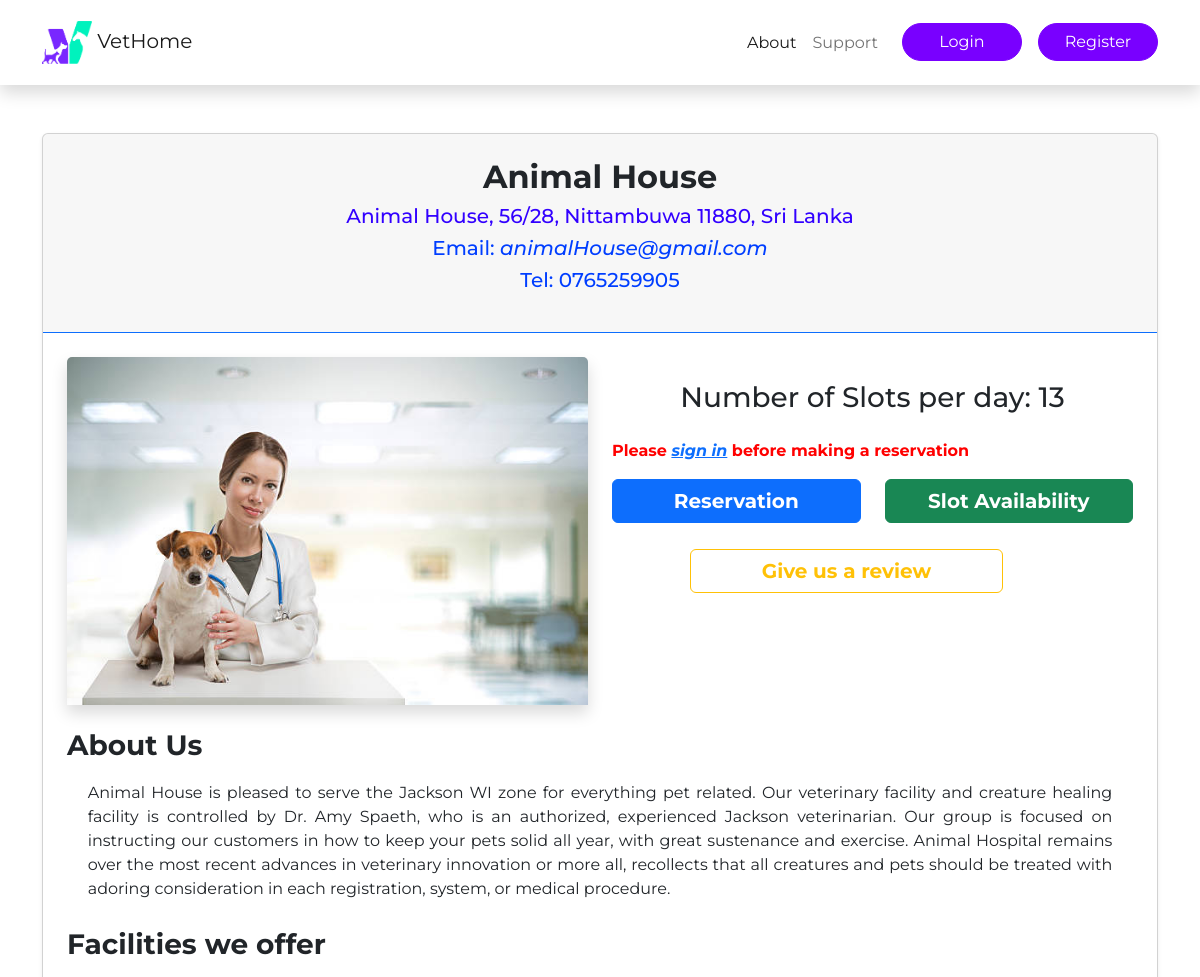
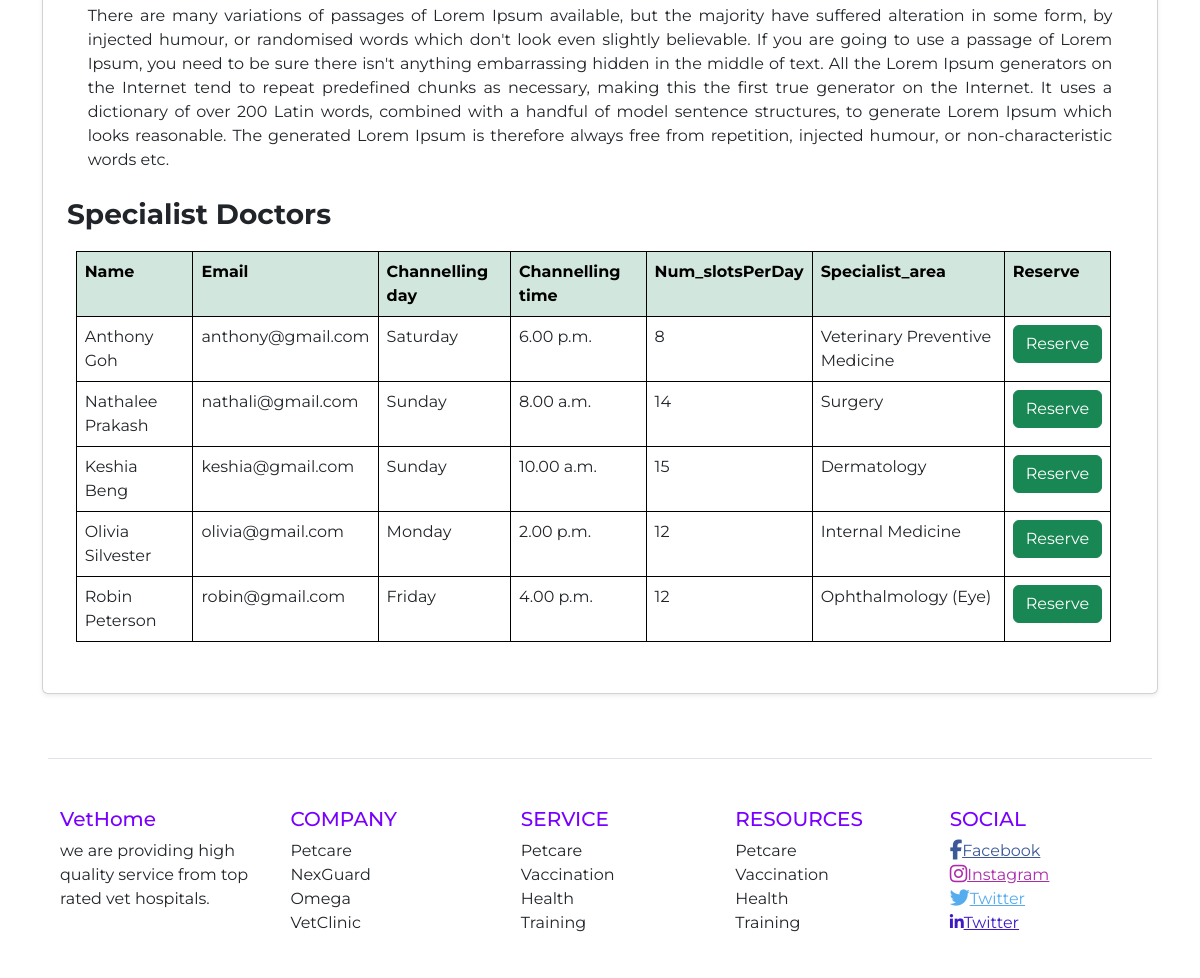
The app's page /singleHospital.php?Hospital_id=2 with its own data (2 pictures, top to bottom).
### tables this page shows
CREATE TABLE `hospital` (
  `Hospital_id` int(6) NOT NULL,
  `H_name` varchar(50) NOT NULL,
  `H_address` varchar(150) NOT NULL,
  `H_city` varchar(30) NOT NULL,
  `H_district` text NOT NULL,
  `H_email` varchar(30) NOT NULL,
  `H_phoneNumber` int(10) NOT NULL,
  `Num_slotsPerDay` int(30) NOT NULL,
  `About_us` text NOT NULL,
  `Facilities` text NOT NULL,
  `image_main` varchar(200) NOT NULL,
  `status` varchar(50) DEFAULT NULL,
  `requestActivation` varchar(20) DEFAULT NULL
);

CREATE TABLE `doctor` (
  `Doctor_id` int(6) NOT NULL,
  `Hospital_id` int(6) NOT NULL,
  `F_name` varchar(50) NOT NULL,
  `L_name` varchar(50) NOT NULL,
  `Email` varchar(50) NOT NULL,
  `Channelling_day` varchar(10) NOT NULL,
  `Channelling_time` varchar(20) NOT NULL,
  `Num_slotsPerDay` int(30) NOT NULL,
  `Specialist_area` varchar(50) NOT NULL,
  `Phone_number` int(10) NOT NULL
);

### functions.php (called while the page is built, shortened)
<?php
function loggedin(){
    if(isset($_SESSION['id'])&&!empty($_SESSION['id'])){
        return true;
    }else{
        return false;
    }
}
?>

### web/singleHospital.php (the view, shortened to what this page needs)
<?php
    require '../database_connector.php';
    require '../functions.php';
$hos_id=$_GET['Hospital_id'];
  $query="SELECT * FROM `hospital` WHERE `Hospital_id`= $hos_id";
    if($query_run = mysqli_query($con,$query)){
          while ($row = mysqli_fetch_assoc($query_run)){
              $name = $row['H_name'];
              $address = $row['H_address'];
              $email = $row['H_email'];
              $phone = $row['H_phoneNumber'];
              $image = $row['image_main'];
              $about = $row['About_us'];
              $facilities = $row['Facilities'];
              $slots = $row['Num_slotsPerDay'];
          }
    }else{
      echo "<script type='text/javascript'>alert('Database Error');</script>";
    }
?>
<!DOCTYPE html>
<html lang="en">
<head>
  <link rel="stylesheet" href="./bootstrap/dist/css/bootstrap.css">
  <link rel="stylesheet" href="index.css">
</head>
<body>
          <nav class="navbar navbar-expand-lg shadow">
            <div class="container mt-2 mb-2">
              <a class="navbar-brand" href="index.php"> <img src="./img/logo.png" alt="brand" width="50" height="43" > VetHome</a>
              <div class="collapse navbar-collapse ms-3" id="navMenu">
                <ul class="navbar-nav ms-3">
                  <li class="nav-item">
                    <a class="nav-link active" aria-current="page" href="#">About</a>
                  </li>
                  <li class="nav-item">
                    <a class="nav-link" href="../ContactUs.php">Support</a>
                  </li>
                  <?php
                  if(loggedin()){
                   echo "<form method='post'>
                       <input class='btn btn-primary btn-main btn-main-w ms-3' type='submit' name='user' class='button' value='User Profile' />
                    </form>
                    <form method='post'>
                    <input class='btn btn-primary btn-main btn-main-w ms-3' type='submit' name='logout' class='button' value='Logout' />
                   </form>";
                  }else{
                     echo " <form method='post'>
                         <input class='btn btn-primary btn-main btn-main-w ms-3' type='submit' name='login' class='button' value='Login' />
                     </form>
                     <form method='post'>
                          <input class='btn btn-primary btn-main btn-main-w ms-3' type='submit' name='register' class='button' value='Register' />
                    </form>";
                  }
                  ?>
                </ul>
              </div>
            </div>
          </nav>
          <div class="container">
            <div class="card mb-3 mt-5 shadow-sm">
            <div class="card-header border-primary text-center">
                  <h2 class="mt-3"><b><?php echo $name ?></b></h2>
                  <h5 style="color:#3200FF"><?php echo $address ?></h5>
                  <h5 style="color:#003EFF">Email: <i><?php echo $email ?></i></h5>
                  <h5 style="color:#003EFF">Tel: <?php echo "0".$phone ?></h5></br>
            </div>
                <div class="card-body p-4 ">
                  <div class="row">
                    <div class="col-sm-6">
                        <img src="../hospital/<?php echo $image; ?>" class="card-img-top shadow" alt="..." style="width:100%;" ></br></br>
                    </div>
                    <div class="col-sm-6">
                      <div class="row mt-4">
                        <p class="card-text h3 text-center">Number of Slots per day:  <?php echo $slots ?></p>
                      </div>
                      <div class="row mt-4">
                        <?php if(!loggedin()){
                            echo ' <p style="color:#FF0000;"><b>Please <i><a href="../login_form.php">sign in</a></i> before making a reservation</b></p>';
                        }?>
                        <div class="col-sm-6">
                          <form method="post">
                            <input type="submit" name="reserve" class="btn btn-primary" value="Reservation" style="width:100%;  font-size:15pt; font-weight:bold;"/>
                          </form>
                        </div>
                        <div class="col-sm-6">
                          <form method="post">
                            <input type="submit" name="searchSlots" class="btn btn-success" value="Slot Availability" style="font-size:15pt; font-weight:bold; width:100%;" />
                          </form>
                        </div>
                        <div class="col-sm-12">
                          <form method="post">
                            <input type="submit" name="review" class="btn btn-outline-warning" value="Give us a review" style="font-size:15pt; font-weight:bold; width:60%; margin:5% 15% 0" />
                          </form>
                        </div>
                      </div>
                    </div>
                  <h3 class="card-title"><b>About Us </b></h3>
                  <p class="card-text" style="text-align:justify; padding:1% 3% 1%;"><?php echo $about ?></p>
                  <h3 class="card-title"><b>Facilities we offer </b></h3>
                  <p class="card-text" style="text-align:justify; padding:1% 3% 1%;"><?php echo $facilities?></p>
                  <?php
                      $query2="SELECT * FROM `doctor` WHERE `Hospital_id` = $hos_id";
                      if($query_run = mysqli_query($con,$query2)){
                        $query_num_rows = mysqli_num_rows($query_run);
                        if($query_num_rows>0){
                          echo '<h3 class="card-title"><b>Specialist Doctors </b></h3>';
                  ?>
                <div class="row" style="padding:1% 2% 1% 3%;">
                  <table class="table">
                          <tr class="table-success">
                              <th>Name</th>
                              <th>Email</th>
                              <th>Channelling day</th>
                              <th>Channelling time</th>
                              <th>Num_slotsPerDay</th>
                              <th>Specialist_area</th>
                              <th>Reserve</th>
                          </tr>
                          <?php
                                  while ($row = mysqli_fetch_assoc($query_run)){
                                    $doc_id=$row['Doctor_id'];
                                      ?>
                              <tr>
                                  <td><?php echo $row['F_name']." ".$row['L_name']; ?></td>
                                  <td><?php echo $row['Email'] ?></td>
                                  <td><?php echo $row['Channelling_day'] ?></td>
                                  <td><?php echo $row['Channelling_time']?></td>
                                  <td><?php echo $row['Num_slotsPerDay']?></td>
                                  <td><?php echo $row['Specialist_area']?></td>
                                  <td>
                                      <?php
                                        if(loggedin()){
                                           echo '<a class="btn btn-success" href="reservation.php?Hospital_id='.$hos_id.'&Doctor_id='.$doc_id.'">Reserve</a>';
                                        }else{
                                          echo '<a class="btn btn-success" href="#">Reserve</a>';
                                        }
                                      ?>
                                  </td>
                              </tr>
                      <?php
                                  }
                          }
                          }else{
                              echo "Error in the query";
                          }
                      ?>
                  </table>
                </div>
                </div>
                </div>
              </div>
          </div>
    <section class="p-5 ">
        <div class="container border-top">
          <div class="row text-left mt-5 mb-5 justify-content-between">
            <div class="col-md">
              <h5>VetHome</h5>
              <p class="text-sm-start">
                we are providing high quality service from top rated vet hospitals.
              </p>
            </div>
            <div class="col-md ms-3">
              <h5>COMPANY</h5>
              <p>Petcare
                <br>NexGuard
                <br>Omega
                <br>VetClinic
              </p>
            </div>
            <div class="col-md ms-3">
              <h5>SERVICE</h5>
              <p>Petcare
                <br>Vaccination
                <br>Health
                <br>Training
              </p>
            </div>
            <div class="col-md">
              <h5>RESOURCES</h5>
              <p>Petcare
                <br>Vaccination
                <br>Health
                <br>Training
              </p>
            </div>
            <div class="col-md">
              <h5>SOCIAL</h5>
              <p><a style="color: #3b5998;" href="#!" role="button"><i class="fab fa-facebook-f fa-lg"></i>Facebook</a>
                    <br><a style="color: #ac2bac;" href="#!" role="button"><i class="fab fa-instagram fa-lg"></i>Instagram</a>
                    <br><a style="color: #55acee;" href="#!" role="button"><i class="fab fa-twitter fa-lg"></i>Twitter</a>
                    <br><a style="color: #3f1ac4;" href="#!" role="button"><i class="fab fa-linkedin-in"></i>Twitter</a>
                  </p>
            </div>
          </div>
        </div>
      </section>
</body>
</html>

### web/index.css (style rules this page uses)
h5 { color: #7900FF; }
.btn-main { background-color: #7900FF; border-color: #7900FF; border-radius: 2rem; }
.btn-main-w { width:120px; }

### web/singleHospital.php (style rules this page uses)
table, th, td { border: 1px solid black; }

### records on screen
hospital: H_name "Animal House", H_address "Animal House, 56/28, Nittambuwa 11880, Sri Lanka", H_email "animalHouse@gmail.com", H_phoneNumber "765259905", image_main (picture), Num_slotsPerDay "13", About_us "Animal House is pleased to serve the Jackson WI zone for everything pet related. Our veterinary facility and creature healing facility is controlled by Dr. Amy Spaeth, who is an authorized, experienced Jackson veterinarian. Our group is focused on instructing our customers in how to keep your pets solid all year, with great sustenance and exercise. Animal Hospital remains over the most recent advances in veterinary innovation or more all, recollects that all creatures and pets should be treated with adoring consideration in each registration, system, or medical procedure.", Facilities "There are many variations of passages of Lorem Ipsum available, but the majority have suffered alteration in some form, by injected humour, or randomised words which don't look even slightly believable. If you are going to use a passage of Lorem Ipsum, you need to be sure there isn't anything embarrassing hidden in the middle of text. All the Lorem Ipsum generators on the Internet tend to repeat predefined chunks as necessary, making this the first true generator on the Internet. It uses a dictionary of over 200 Latin words, combined with a handful of model sentence structures, to generate Lorem Ipsum which looks reasonable. The generated Lorem Ipsum is therefore always free from…"
doctor: F_name "Anthony", L_name "Goh", Email "anthony@gmail.com", Channelling_day "Saturday", Channelling_time "6.00 p.m.", Num_slotsPerDay "8", Specialist_area "Veterinary Preventive Medicine"
doctor: F_name "Nathalee", L_name "Prakash", Email "nathali@gmail.com", Channelling_day "Sunday", Channelling_time "8.00 a.m.", Num_slotsPerDay "14", Specialist_area "Surgery"
doctor: F_name "Keshia", L_name "Beng", Email "keshia@gmail.com", Channelling_day "Sunday", Channelling_time "10.00 a.m.", Num_slotsPerDay "15", Specialist_area "Dermatology"
doctor: F_name "Olivia", L_name "Silvester", Email "olivia@gmail.com", Channelling_day "Monday", Channelling_time "2.00 p.m.", Num_slotsPerDay "12", Specialist_area "Internal Medicine"
doctor: F_name "Robin", L_name "Peterson", Email "robin@gmail.com", Channelling_day "Friday", Channelling_time "4.00 p.m.", Num_slotsPerDay "12", Specialist_area "Ophthalmology (Eye)"
